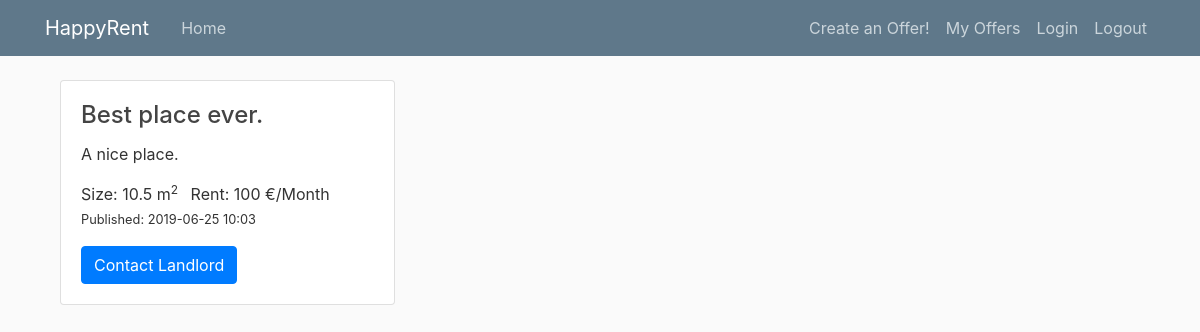
Page /item/1 on the committed database.
### property_project/db_models.py (models this page shows, shortened)
class PropertyItem(db.Model):
    __tablename__ = 'property_item'
    id = db.Column(db.Integer, primary_key=True)
    title = db.Column(db.String(100), nullable=False,
                      default="Best place ever.")
    date_posted = db.Column(db.DateTime, nullable=False,
                            default=datetime.datetime.utcnow)
    description = db.Column(db.String(250), default="A nice place.")
    rent = db.Column(db.Integer)  # (db.Numeric(6,2))
    rooms = db.Column(db.Integer, default=1)  # default=set_default_rooms
    size = db.Column(db.Integer)  # (db.Numeric(6,1))
    property_id = db.Column(db.Integer, ForeignKey('property_type.id'))
    property_type = db.relationship('PropertyType')
    user_id = db.Column(db.Integer, db.ForeignKey('user.id'), nullable=False)

### property_project/routes.py (the view)
@app.route("/item/<int:item_id>")
def single_item(item_id):
    item = PropertyItem.query.get_or_404(item_id)
    return render_template('single_item.html', title=item.title, item=item)

### property_project/templates/single_item.html (shortened to what this page needs)
{% extends "layout.html" %}
{% block content %}
<div class="col-md-6">
    <div class="card">
        <div class="card-body">
            <h4 class="card-title">{{ item.title }}</h4>
            <p class="card-text">{{ item.description }}</p>
            <ul class="list-inline">
                <li class="list-inline-item">Size: {{ item.size }} m<sup>2</sup></li>
                <li class="list-inline-item">Rent: {{ item.rent }} €/Month</li>
                <small>
                    <li class="list-inline-item">Published: {{ item.date_posted.strftime('%Y-%m-%d %H:%M') }} </li>
                </small>
            </ul>
            <a href="#" class="btn btn-primary stretched-link">Contact Landlord</a>
        </div>
    </div>
</div>
{% endblock content %}

### property_project/static/main.css (style rules this page uses)
body { background: #fafafa; color: #333333; margin-top: 5rem; }
h1, h2, h3, h4, h5, h6 { color: #444444; }

### rows in the picture
PropertyItem: title "Best place ever.", description "A nice place.", size "10.5", rent "100", date_posted "2019-06-25 10:03"
